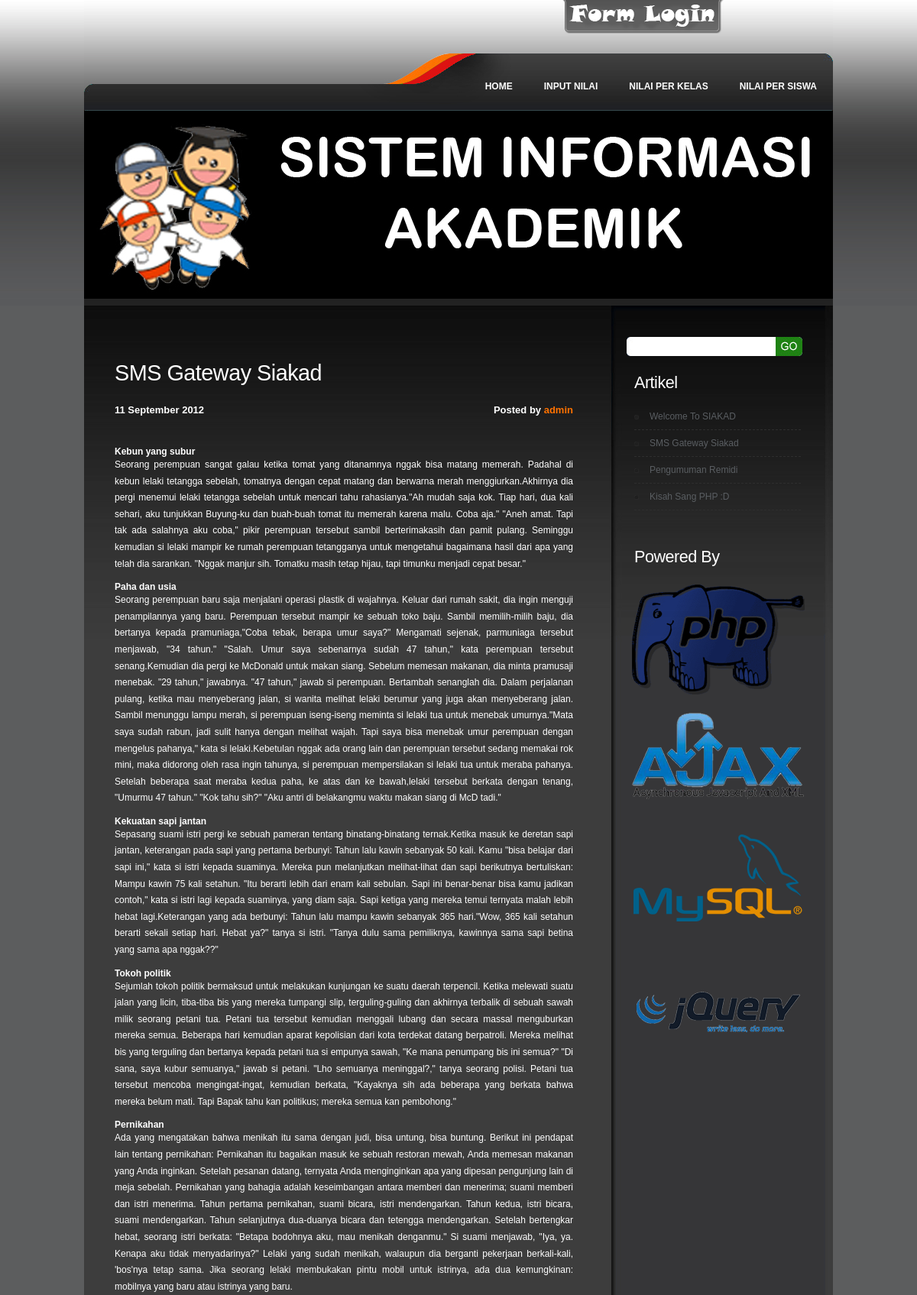
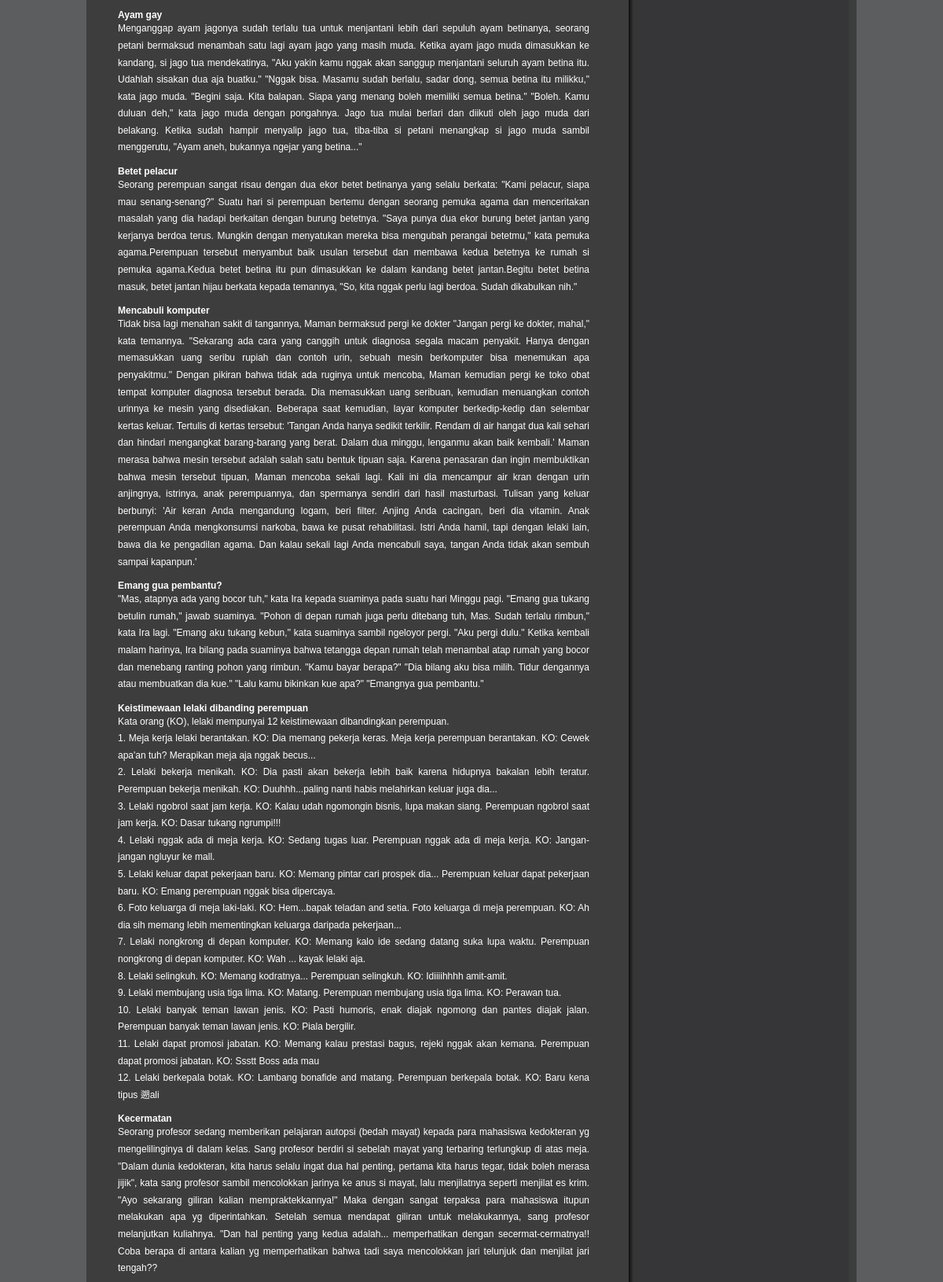
Page /index.php?page=home&id=2 (upper part) on the committed database (2 pictures, top to bottom).
### tables this page shows
CREATE TABLE IF NOT EXISTS `artikel` (
  `id_artikel` int(3) NOT NULL AUTO_INCREMENT,
  `tgl` date NOT NULL,
  `judul` varchar(50) NOT NULL,
  `isi` text NOT NULL,
  `foto` varchar(50) NOT NULL DEFAULT '""',
  `posted` varchar(11) NOT NULL,
  PRIMARY KEY (`id_artikel`)
);

### pages/home.php (the view, shortened to what this page needs)
<?php
if(isset($_GET['id']) && is_numeric($_GET['id'])){
	$id_artikel = mysql_real_escape_string($_GET['id']);
	$sql_artikel = "select *, DATE_FORMAT(`tgl`,'%d %M %Y') AS tgl_format from artikel where id_artikel = '$id_artikel'";
	$query_artikel = mysql_query($sql_artikel);
	$row_artikel = mysql_fetch_array($query_artikel);
	echo "
			<div class=\"post\">
			<h2 class=\"title\">".$row_artikel['judul']."</h2>
			<p class=\"meta\"><span class=\"date\">".$row_artikel['tgl_format']."</span><span class=\"posted\">Posted by <a>".$row_artikel['posted']."</a></span></p>
			<div style=\"clear: both;\">&nbsp;</div>
			<div class=\"entry\">";
	echo 	$row_artikel['isi']."
			</div>
			</div>
		";
	?>
                 <?
}
?>

### index.php (shortened to what this page needs)
<!DOCTYPE html>
<html>
<?php
include "parts/head.php";
?>
<body>
<?php
include "parts/form_login.php";
?>
<div id="wrapper">
	<?php
	include "parts/menu.php";
	?>
	<?php
	include "parts/header.php";
	?>
	<div id="page">
	<div id="page-bgtop">
	<div id="page-bgbtm">
		<div id="content">
		<?php
			if(isset($_GET["page"])) {
				$page = "pages/".$_GET["page"].".php";
				if(is_file($page)) {
					include($page);
				}else{
					echo "halaman tidak ditemukan </h3>";
				}
			}else{
				include("pages/home.php");
			}
		?>
		</div>
		<?php
		include "parts/sidebar.php";
		?>
	</div>
	</div>
	</div>
</div>
</body>
</html>

### parts/head.php (shortened to what this page needs)
<head>
<link href="lib/style.css" rel="stylesheet" type="text/css" media="screen" />
<link href="lib/extra.css" rel="stylesheet" type="text/css" media="screen" />
<link href="lib/facebox.css" rel="stylesheet" type="text/css" media="screen" />
<link rel="stylesheet" href="lib/base/jquery.ui.all.css">
</head>

### parts/form_login.php (shortened to what this page needs)
<div id="contactFormContainer">
      <div class="contact" title="Click For Open/Close Form Login"></div>
  </div>

### parts/menu.php
<div id="menu">
    <ul>
	<li><a href="index.php?page=home" title="Home Page">Home</a></li>
	<li><a href="index.php?page=input" title="Input Nilai">Input Nilai</a></li>
	<li><a href="index.php?page=lihat&pg=pk" title="Lihat Nilai Per Kelas">Nilai Per Kelas</a></li>
	<li><a href="index.php?page=lihat&pg=ps" title="Lihat Nilai Per Siswa">Nilai Per Siswa</a></li>
    </ul>
</div>

### parts/header.php (shortened to what this page needs)
<div id="header">
</div>

### parts/sidebar.php (shortened to what this page needs)
<div id="sidebar">
    <ul>
    <li>
        <div id="search">
            <form action="index.php?page=home" method="get">
            	<div>
                    <input id="search-text" type="text" value="" name="search">
                    <input id="search-submit" type="submit" value="">
                </div>
            </form>
        </div>
    </li>
	<li>
            <h2>Artikel</h2>
            <ul>
            <?php
			$sql_rss = "select * from artikel";
			$query_rss = mysql_query($sql_rss);
			while($row_rss = mysql_fetch_array($query_rss)){
			?>
			<li><a href="index.php?page=home&id=<?php echo $row_rss['id_artikel']; ?>"><?php echo $row_rss['judul']; ?></a></li>
            <?php
			}
			?>
        </ul>
	</li>
    <li>
        <h2>Powered By</h2>
        <center>
        <a href="lib/images/php_details.png" rel="facebox" title="PHP Logo"><img src="lib/images/php.png"  /></a>
        <a href="lib/images/ajax_details.png" rel="facebox" title="AJAX Logo"><img src="lib/images/ajax.png"  /></a>
        <a href="lib/images/mysql_details.png" rel="facebox" title="MySQL Logo"><img src="lib/images/mysql.png"  /></a>
        <a href="lib/images/jquery_details.png" rel="facebox" title="JQUERY Logo"><img src="lib/images/jquery.png"  /></a>
        </center>
    </li>
    </ul>
</div>

### rows in the picture
artikel: judul "SMS Gateway Siakad", posted "admin", isi "Kebun yang subur Seorang perempuan sangat galau ketika tomat yang ditanamnya nggak bisa matang memerah. Padahal di kebun lelaki tetangga sebelah, tomatnya dengan cepat matang dan berwarna merah menggiurkan.Akhirnya dia pergi menemui lelaki tetangga sebelah untuk mencari tahu rahasianya.\"Ah mudah saja kok. Tiap hari, dua kali sehari, aku tunjukkan Buyung-ku dan buah-buah tomat itu memerah karena malu. Coba aja.\" \"Aneh amat. Tapi tak ada salahnya aku coba,\" pikir perempuan tersebut sambil berterimakasih dan pamit pulang. Seminggu kemudian si lelaki mampir ke rumah perempuan tetangganya untuk mengetahui bagaimana hasil dari apa yang telah dia sarankan. \"Nggak manjur sih. Tomatku masih tetap…"
artikel: judul "Welcome To SIAKAD"
artikel: judul "Pengumuman Remidi"
artikel: judul "Kisah Sang PHP :D"

### other values in the picture
$row_artikel['tgl_format'] "11 September 2012"
